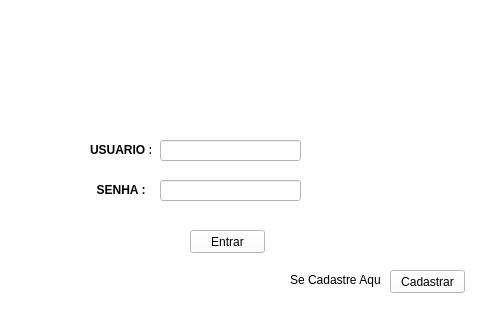
<?xml version="1.0" encoding="UTF-8"?>
<ui version="4.0">
 <class>Login</class>
 <widget class="QMainWindow" name="Login">
  <property name="geometry">
   <rect>
    <x>0</x>
    <y>0</y>
    <width>485</width>
    <height>335</height>
   </rect>
  </property>
  <property name="minimumSize">
   <size>
    <width>485</width>
    <height>335</height>
   </size>
  </property>
  <property name="maximumSize">
   <size>
    <width>485</width>
    <height>335</height>
   </size>
  </property>
  <property name="windowTitle">
   <string>Login - Gp TubeDownloader</string>
  </property>
  <property name="windowIcon">
   <iconset resource="iconelogin.qrc">
    <normaloff>:/newPrefix/icone.png</normaloff>
    <normalon>icone.png</normalon>
    <disabledoff>icone.png</disabledoff>
    <disabledon>:/newPrefix/icone.png</disabledon>
    <activeoff>:/newPrefix/icone.png</activeoff>
    <activeon>:/newPrefix/icone.png</activeon>
    <selectedoff>:/newPrefix/icone.png</selectedoff>
    <selectedon>:/newPrefix/icone.png</selectedon>:/newPrefix/icone.png</iconset>
  </property>
  <property name="styleSheet">
   <string notr="true">background-color: rgb(25, 25, 25);
background-color: rgb(255, 255, 255);</string>
  </property>
  <widget class="QWidget" name="centralwidget">
   <widget class="QLineEdit" name="lineEdit">
    <property name="geometry">
     <rect>
      <x>160</x>
      <y>140</y>
      <width>141</width>
      <height>21</height>
     </rect>
    </property>
    <property name="styleSheet">
     <string notr="true">background-color: rgb(255, 255, 255);</string>
    </property>
   </widget>
   <widget class="QLineEdit" name="lineEdit_2">
    <property name="geometry">
     <rect>
      <x>160</x>
      <y>180</y>
      <width>141</width>
      <height>21</height>
     </rect>
    </property>
    <property name="styleSheet">
     <string notr="true">background-color: rgb(255, 255, 255);</string>
    </property>
   </widget>
   <widget class="QLabel" name="label">
    <property name="geometry">
     <rect>
      <x>90</x>
      <y>140</y>
      <width>61</width>
      <height>20</height>
     </rect>
    </property>
    <property name="font">
     <font>
      <weight>75</weight>
      <bold>true</bold>
     </font>
    </property>
    <property name="styleSheet">
     <string notr="true">background-color: rgb(255, 255, 255);</string>
    </property>
    <property name="text">
     <string>USUARIO :</string>
    </property>
   </widget>
   <widget class="QLabel" name="label_3">
    <property name="geometry">
     <rect>
      <x>90</x>
      <y>180</y>
      <width>61</width>
      <height>20</height>
     </rect>
    </property>
    <property name="font">
     <font>
      <weight>75</weight>
      <bold>true</bold>
     </font>
    </property>
    <property name="styleSheet">
     <string notr="true">background-color: rgb(255, 255, 255);</string>
    </property>
    <property name="text">
     <string>  SENHA :</string>
    </property>
   </widget>
   <widget class="QPushButton" name="pushButton">
    <property name="geometry">
     <rect>
      <x>190</x>
      <y>230</y>
      <width>75</width>
      <height>23</height>
     </rect>
    </property>
    <property name="styleSheet">
     <string notr="true">background-color: rgb(255, 255, 255);</string>
    </property>
    <property name="text">
     <string>Entrar</string>
    </property>
   </widget>
   <widget class="QLabel" name="label_2">
    <property name="geometry">
     <rect>
      <x>60</x>
      <y>20</y>
      <width>311</width>
      <height>71</height>
     </rect>
    </property>
    <property name="text">
     <string/>
    </property>
    <property name="pixmap">
     <pixmap>logoprin.png</pixmap>
    </property>
   </widget>
   <widget class="QLabel" name="label_6">
    <property name="geometry">
     <rect>
      <x>290</x>
      <y>270</y>
      <width>91</width>
      <height>20</height>
     </rect>
    </property>
    <property name="text">
     <string>Se Cadastre Aqui :</string>
    </property>
   </widget>
   <widget class="QPushButton" name="pushButton_2">
    <property name="geometry">
     <rect>
      <x>390</x>
      <y>270</y>
      <width>75</width>
      <height>23</height>
     </rect>
    </property>
    <property name="text">
     <string>Cadastrar</string>
    </property>
   </widget>
  </widget>
  <widget class="QMenuBar" name="menubar">
   <property name="geometry">
    <rect>
     <x>0</x>
     <y>0</y>
     <width>485</width>
     <height>21</height>
    </rect>
   </property>
  </widget>
  <widget class="QStatusBar" name="statusbar"/>
 </widget>
 <resources>
  <include location="logologin.qrc"/>
  <include location="iconelogin.qrc"/>
 </resources>
 <connections/>
</ui>
